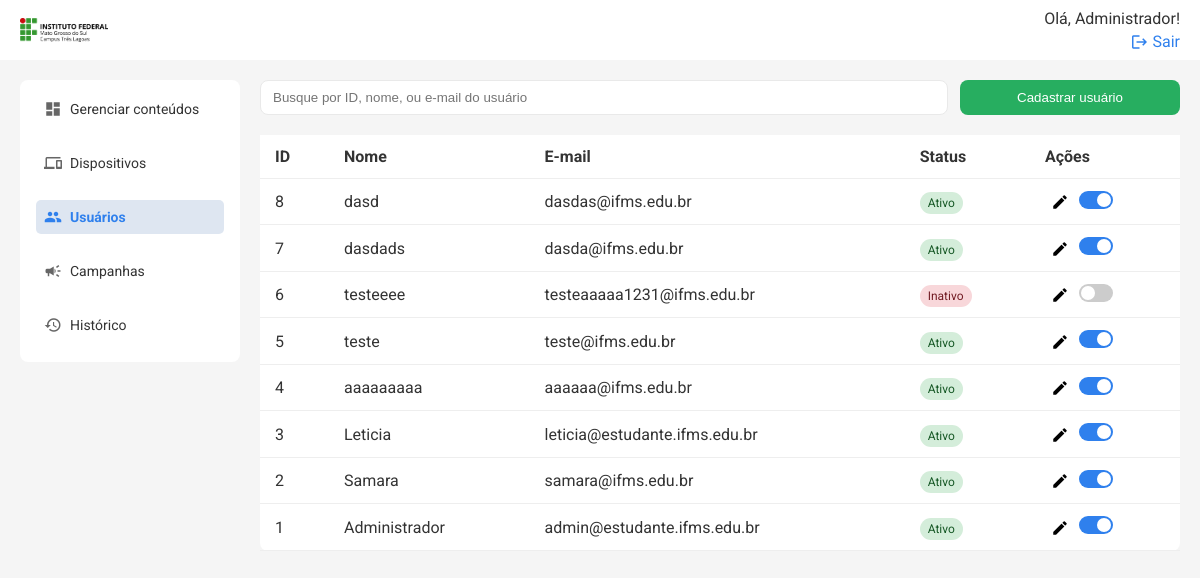
Screenshot of /api/users/list (signed in) with the database file from the repository.
### models.py (models this page shows)
class User(db.Model):
    id = db.Column(db.Integer, primary_key=True)
    name = db.Column(db.String(50), nullable=False)
    email = db.Column(db.String(120), nullable=False, unique=True)
    status = db.Column(db.String(10), nullable=False, default='Ativo')
    senha = db.Column(db.String(100), nullable=False)
    logUser = db.relationship('Log', backref=db.backref('user'))
    is_admin = db.Column(db.Boolean, default=False)
    @property
    def is_active(self):
        return self.status == 'Ativo'

### routes/users.py (the view)
@users_bp.route('/list', methods=['GET'])
@login_required
@admin_required
def listar_usuarios():
    users = User.query.order_by(User.id.desc()).all()
    return render_template('usuarios.html', users=users, current_user_id=session.get('user_id'))

### templates/usuarios.html (shortened to what this page needs)
{% extends 'base.html' %} {% block title %}Usuários{% endblock %} {% block
content %}
<div class="search-cta">
    <input
        type="text"
        placeholder="Busque por ID, nome, ou e-mail do usuário"
        class="search"
        id="buscaUsuarios"
    />
    <button class="btn" onclick="openModal()">Cadastrar usuário</button>
</div>
<div class="table-wrapper">
    <table class="table">
        <thead>
            <tr>
                <th>ID</th>
                <th>Nome</th>
                <th>E-mail</th>
                <th>Status</th>
                <th>Ações</th>
            </tr>
        </thead>
        <tbody id="userTableBody">
            {% for user in users %}
            <tr>
                <td>{{ user.id }}</td>
                <td>{{ user.name }}</td>
                <td>{{ user.email }}</td>
                <td>
                    <span
                        class="status {{ 'ativo' if user.is_active else 'inativo' }}"
                    >
                        {{ 'Ativo' if user.is_active else 'Inativo' }}
                    </span>
                </td>
                <td>
                    <button
                        class="edit"
                        title="Editar usuário"
                        onclick="editUser('{{ user.id }}')"
                    >
                        <span class="material-icons">edit</span>
                    </button>
                    <label class="switch" title="Ativar/Inativar usuário">
                        <span class="slider"></span>
                    </label>
                </td>
            </tr>
            {% endfor %}
        </tbody>
    </table>
</div>
{% endblock %}

### templates/topo.html (shortened to what this page needs)
<header class="topbar">
    <a href="{{ url_for('conteudos.listar_conteudos') }}" class="logo-topo">
        <img
            src="{{ url_for('static', filename='images/logo-ifms-tl.png') }}"
            alt="IFMS Logo"
            style="height: 24px; vertical-align: middle; margin-right: 8px"
        />
    </a>
    <div class="profile">
        {% if session['user_name'] %}
        <span>Olá, {{ session['user_name'] }}!</span>
        <a href="{{ url_for('auth.logout') }}">
            <span class="material-icons">logout</span>
            Sair
        </a>
        {% else %}
        <a href="{{ url_for('auth.login_usuario') }}">Entrar</a>
        {% endif %}
    </div>
</header>

### static/styles.css (style rules this page uses)
* { box-sizing: border-box; }
body { margin: 0; font-family: 'Roboto', sans-serif; color: #333; background-color: #f5f5f5; }
.table-wrapper { flex: 1; overflow-y: auto; }
.table thead th { position: sticky; top: 0; background: white; z-index: 1; }
.topbar { width: 100%; background: #ffffff; padding-inline: 20px; box-sizing: border-box; display: flex; justify-content: space-between; align-items: center; position: fixed; top: 0; left: 0; height: 60px; z-index: 100; }
.topbar .profile a { text-align: right; font-size: 16px; color: #2f80ed; text-decoration: none; display: flex; align-items: center; gap: 4px; }
.topbar .profile a .material-icons { font-size: 16px; }
.profile { display: flex; flex-direction: column; align-items: flex-end; gap: 4px; }
.search-cta { display: flex; gap: 12px; margin-bottom: 20px; }
.search { padding: 8px 12px; width: 100%; border: 1px solid #e9e9e9; border-radius: 8px; outline: none; }
.btn { background: #27ae60; color: white; border: none; padding: 10px 15px; border-radius: 8px; min-width: 220px; }
button { cursor: pointer; }
.table { width: 100%; border-collapse: collapse; background: white; border-radius: 8px; }
.table th, .table td { padding: 12px 15px; border-bottom: 1px solid #eee; vertical-align: middle; }
.table th { text-align: left; }
.status { padding: 4px 8px; border-radius: 12px; font-size: 12px; }
.status.ativo { background: #d4edda; color: #155724; }
.status.inativo { background: #f8d7da; color: #721c24; }
.edit { background: none; border: none; cursor: pointer; }
.material-icons { font-size: 18px !important; vertical-align: middle; }
.switch { position: relative; display: inline-block; width: 34px; height: 18px; }
.slider { position: absolute; cursor: pointer; top: 0; left: 0; right: 0; bottom: 0; background-color: #ccc; transition: 0.4s; border-radius: 18px; }
.slider:before { position: absolute; content: ''; height: 14px; width: 14px; left: 2px; bottom: 2px; background-color: white; transition: 0.4s; border-radius: 50%; }
input:checked + .slider { background-color: #2f80ed; }
input:checked + .slider:before { transform: translateX(16px); }

### rows the page displays
User: user_name "Administrador", id "1", name "Administrador", email "admin@estudante.ifms.edu.br", status "Ativo"
User: id "8", name "dasd", email "dasdas@ifms.edu.br", status "Ativo"
User: id "7", name "dasdads", email "dasda@ifms.edu.br", status "Ativo"
User: id "6", name "testeeee", email "testeaaaaa1231@ifms.edu.br", status "Inativo"
User: id "5", name "teste", email "teste@ifms.edu.br", status "Ativo"
User: id "4", name "aaaaaaaaa", email "aaaaaa@ifms.edu.br", status "Ativo"
User: id "3", name "Leticia", email "leticia@estudante.ifms.edu.br", status "Ativo"
User: id "2", name "Samara", email "samara@ifms.edu.br", status "Ativo"
